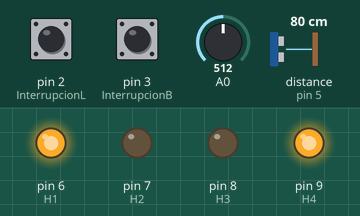
This sketch was run on a simulated Arduino Uno, built with avr-gcc and run on an emulated ATmega328P. Shown: output pins drawn as LEDs (lit = HIGH). The inputs (shaded band) are chosen by the test bench; at power-on: pin 2 (InterrupcionL) LOW, distance to the obstacle (sensor on pin 5) 80 cm, pin 3 (InterrupcionB) LOW, A0 = 512. The echo pulse lasts 58.3 µs per cm.

Above: at 1.8 s.
1.9 s: pin 2 (InterrupcionL) pulled HIGH for 1.25 s
At 3.9 s:
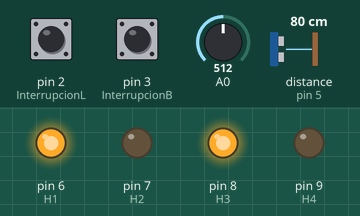
5.6 s: distance to the obstacle (sensor on pin 5) set to 32 cm
7.4 s: distance to the obstacle (sensor on pin 5) set to 26 cm
At 9.0 s:
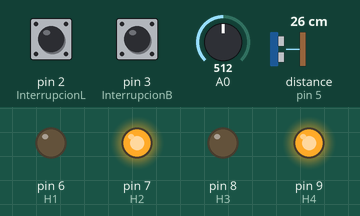
9.7 s: distance to the obstacle (sensor on pin 5) set to 35 cm
At 11.9 s:
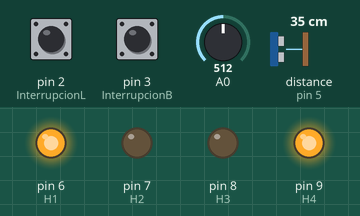
12.2 s: distance to the obstacle (sensor on pin 5) set to 2 cm
At 14.2 s:
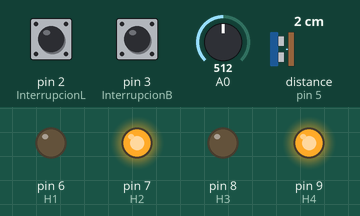
Timing chart, 0 to 15.3 s (numbered marks = the images above; inputs shaded):
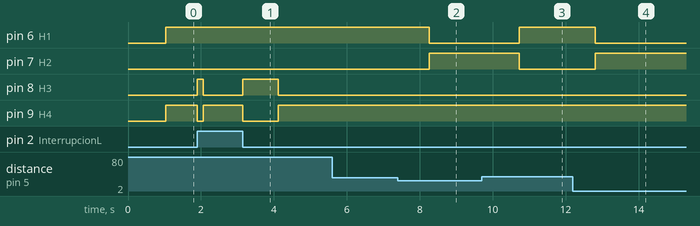

The sketch:

Motor.ino
```cpp
#include "SR04.h"
#define TRIG_SF 5
#define ECHO_SF 4
#define H4 9
#define H3 8
#define H2 7
#define H1 6
#define InterrupcionB 3
#define InterrupcionL 2
long F = 0;
SR04 SFrente = SR04(ECHO_SF, TRIG_SF);
void setup() {
  pinMode(H1, OUTPUT);
  pinMode(H2, OUTPUT);
  pinMode(H3, OUTPUT);
  pinMode(H4, OUTPUT);
  pinMode(InterrupcionL, INPUT);
  attachInterrupt(0, Del, CHANGE);
  pinMode(InterrupcionB, INPUT);
  attachInterrupt(1, Detras, CHANGE);
}
void loop() {
    Sonicos();
}
void Revisar() {
  Izquierda();
}
void Delante() {
  digitalWrite(H1, LOW);
  digitalWrite(H2, HIGH);
  digitalWrite(H3, LOW);
  digitalWrite(H4, HIGH);
}

void Atras() {
  digitalWrite(H1, HIGH);
  digitalWrite(H2, LOW);
  digitalWrite(H3, HIGH);
  digitalWrite(H4, LOW);
}

void Izquierda() {
  digitalWrite(H1, HIGH);
  digitalWrite(H2, LOW);
  digitalWrite(H3, LOW);
  digitalWrite(H4, HIGH);
}

void Derecha() {
  digitalWrite(H1, LOW);
  digitalWrite(H2, HIGH);
  digitalWrite(H3, HIGH);
  digitalWrite(H4, LOW);
}
void Detras() {
    int DecAtras = analogRead(A1);
    if (DecAtras < 50) {
    Delante();
    }
}
void Del() {
  int DecDela = analogRead(A0);
  if (DecDela < 600 ) {
    Atras();
    delay(1000);
  }
}
void Sonicos() {
  F = SFrente.Distance();
  int d = 30;
  if (F < d && F > 0) {
    Delante();
  }else if (F < 5 && F > 0) {
    Delante();
  }else{
    delay(1000);
    Revisar();
  }
}
```

Measured:
- the behaviour switches between 30 and 29 cm on distance to the obstacle (sensor on pin 5) (found by bisection; images 1 and 2)
- after the input at 1.9 s, pin 8 (H3): LOW → HIGH at once, → LOW 0.16 s later, → HIGH 1.1 s later, → LOW 0.97 s later; pin 9 (H4): HIGH → LOW at once, → HIGH 0.16 s later, → LOW 1.1 s later, → HIGH 0.97 s later
- after the input at 5.6 s, every drawn part: stays the same
- after the input at 7.4 s, pin 6 (H1): HIGH → LOW after 0.86 s; pin 7 (H2): LOW → HIGH after 0.86 s
- after the input at 9.7 s, pin 6 (H1): LOW → HIGH after 1.0 s; pin 7 (H2): HIGH → LOW after 1.0 s
- after the input at 12.2 s, pin 6 (H1): HIGH → LOW after 0.61 s; pin 7 (H2): LOW → HIGH after 0.61 s
